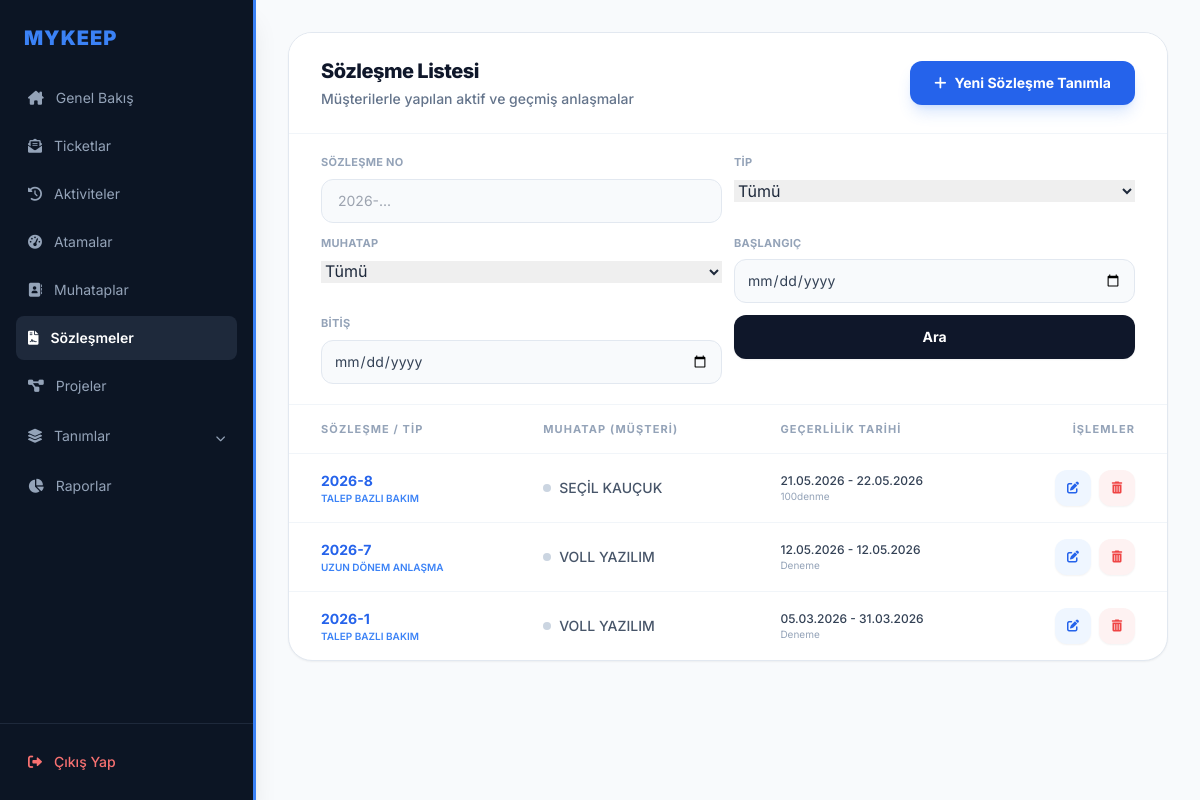
Screenshot of /sozlesmeler/ (signed in) with the database file from the repository.
### sozlesme/models.py (models this page shows, shortened)
class sozlesmeler(models.Model):
    sozlesmeno = models.CharField(max_length=50, unique=True, null=False, blank=False, default="2026-")
    tip = models.ForeignKey("sozlesmetip", to_field="tanim", on_delete=models.CASCADE,null=True)
    tanim = models.CharField(max_length=200, null=False, blank=False)
    muhatap = models.ForeignKey("muhatap.muhatap", to_field="unvan", on_delete=models.CASCADE)
    baslangic_tarihi = models.DateTimeField(blank=True, null=True)
    bitis_tarihi = models.DateTimeField(blank=True, null=True)
    aciklama = models.TextField(blank=True, null=True)

class sozlesmetip(models.Model):
    tanim = models.CharField(max_length=100,unique=True)
    def __str__(self):
        return self.tanim

### muhatap/models.py (models this page shows, shortened)
class muhatap(models.Model):
    unvan = models.CharField(max_length=100,unique=True)
    vkn = models.CharField(max_length=11)
    adres = models.TextField()
    telefon =models.CharField(max_length=10, null=True)
    grupkod = models.ForeignKey("hesapgrubu", to_field="grupkod", on_delete=models.CASCADE ,null=True)
    slug = models.SlugField(max_length=100,unique=True,null=True)
    aktif = models.BooleanField(default=False,null=True)

### sozlesme/views.py (the view, shortened to what this page needs)
# urls.py: path('sozlesmeler/', sozlesme_views.sozlesme_listesi, name='sozlesme_listesi'),
def sozlesme_listesi(request):
    veriler = sozlesmeler.objects.select_related("tip", "muhatap").all().order_by('-baslangic_tarihi')
    if hasattr(request.user, 'userprofile'):
        profile = request.user.userprofile
        if profile.role == 'Firma' and profile.muhatap_firma:
            veriler = veriler.filter(muhatap=profile.muhatap_firma)
        elif profile.role == 'Danisman':
            veriler = veriler.none() # Danışmanlar sözleşmeleri göremez
    arama = request.GET.get("arama", "").strip()
    sozlesme_no = request.GET.get("sozlesme_no", "").strip()
    tip = request.GET.get("tip", "").strip()
    muhatap = request.GET.get("muhatap", "").strip()
    baslangic = request.GET.get("baslangic", "").strip()
    bitis = request.GET.get("bitis", "").strip()
    if sozlesme_no:
        veriler = veriler.filter(sozlesmeno__icontains=sozlesme_no)
    if tip:
        veriler = veriler.filter(tip_id=tip)
    if muhatap:
        veriler = veriler.filter(muhatap_id=muhatap)
    if baslangic:
        veriler = veriler.filter(baslangic_tarihi__date__gte=baslangic)
    if bitis:
        veriler = veriler.filter(bitis_tarihi__date__lte=bitis)
    return render(request, 'sozlesme_listesi.html', {
        'sozlesmeler': veriler,
        'arama': arama,
        'sozlesme_no': sozlesme_no,
        'secili_tip': tip,
        'secili_muhatap': muhatap,
        'baslangic': baslangic,
        'bitis': bitis,
        'sozlesme_tipleri': sozlesmeler._meta.get_field("tip").remote_field.model.objects.order_by("tanim"),
        'muhataplar': sozlesmeler._meta.get_field("muhatap").remote_field.model.objects.order_by("unvan"),
    })

### templates/sozlesme_listesi.html (shortened to what this page needs)
{% extends 'base.html' %}
{% block content %}
<div class="bg-white border border-slate-200 rounded-3xl shadow-sm overflow-hidden">
    <div class="px-8 py-6 border-b border-slate-100 flex justify-between items-center bg-white">
        <div>
            <h2 class="text-xl font-extrabold text-slate-900 tracking-tight">Sözleşme Listesi</h2>
            <p class="text-sm text-slate-500 font-medium mt-1">Müşterilerle yapılan aktif ve geçmiş anlaşmalar</p>
        </div>
        <a href="{% url 'sozlesme_ekle' %}" class="bg-blue-600 hover:bg-blue-700 text-white text-sm font-bold py-3 px-6 rounded-xl transition shadow-lg shadow-blue-500/20 inline-flex items-center active:scale-95">
            <i class="fa-solid fa-plus mr-2"></i>Yeni Sözleşme Tanımla
        </a>
    </div>
    <form method="get" class="px-8 py-5 border-b border-slate-100 bg-white">
        <div class="grid grid-cols-1 gap-3 md:grid-cols-2 xl:grid-cols-[1fr_1fr_1fr_160px_160px_auto_auto] xl:items-end">
            <div>
                <label class="mb-2 block text-[11px] font-bold uppercase tracking-wide text-slate-400">Sözleşme No</label>
                <input type="search" name="sozlesme_no" value="{{ sozlesme_no }}" placeholder="2026-..." class="w-full h-11 rounded-xl border border-slate-200 bg-slate-50 px-4 text-sm text-slate-700 outline-none transition focus:border-blue-500 focus:bg-white focus:ring-4 focus:ring-blue-500/10">
            </div>
            <div>
                <label class="mb-2 block text-[11px] font-bold uppercase tracking-wide text-slate-400">Tip</label>
                <select name="tip" class="w-full">
                    <option value="">Tümü</option>
                </select>
            </div>
            <div>
                <label class="mb-2 block text-[11px] font-bold uppercase tracking-wide text-slate-400">Muhatap</label>
                <select name="muhatap" class="w-full">
                    <option value="">Tümü</option>
                </select>
            </div>
            <div>
                <label class="mb-2 block text-[11px] font-bold uppercase tracking-wide text-slate-400">Başlangıç</label>
                <input type="date" name="baslangic" value="{{ baslangic }}" class="w-full h-11 rounded-xl border border-slate-200 bg-slate-50 px-3 text-sm text-slate-700 outline-none transition focus:border-blue-500 focus:bg-white focus:ring-4 focus:ring-blue-500/10">
            </div>
            <div>
                <label class="mb-2 block text-[11px] font-bold uppercase tracking-wide text-slate-400">Bitiş</label>
                <input type="date" name="bitis" value="{{ bitis }}" class="w-full h-11 rounded-xl border border-slate-200 bg-slate-50 px-3 text-sm text-slate-700 outline-none transition focus:border-blue-500 focus:bg-white focus:ring-4 focus:ring-blue-500/10">
            </div>
            <button type="submit" class="h-11 rounded-xl bg-slate-900 px-5 text-sm font-bold text-white shadow-sm transition hover:bg-slate-700">Ara</button>
        </div>
    </form>
    <div class="overflow-x-auto">
        <table class="w-full text-left border-collapse">
            <thead>
                <tr class="text-[11px] uppercase tracking-widest text-slate-400 font-bold border-b border-slate-100 bg-slate-50/10">
                    <th class="px-8 py-4">Sözleşme / Tip</th>
                    <th class="px-8 py-4">Muhatap (Müşteri)</th>
                    <th class="px-8 py-4">Geçerlilik Tarihi</th>
                    <th class="px-8 py-4 text-right">İşlemler</th>
                </tr>
            </thead>
            <tbody class="divide-y divide-slate-100">
                {% for s in sozlesmeler %}
                <tr class="hover:bg-slate-50/50 transition group">
                    <td class="px-8 py-4">
                        <div class="flex flex-col">
                            <a href="{% url 'sozlesme_duzenle' s.pk %}" class="text-sm font-bold text-blue-600 hover:text-blue-800 hover:underline">{{ s.sozlesmeno }}</a>
                            <span class="text-[10px] font-semibold text-blue-500 uppercase">{{ s.tip|default:"Genel" }}</span>
                        </div>
                    </td>
                    <td class="px-8 py-4">
                        <div class="flex items-center space-x-2">
                            <div class="w-2 h-2 rounded-full bg-slate-300"></div>
                            <a href="{% url 'muhatap_duzenle' s.muhatap.pk %}" class="text-sm font-medium text-slate-600 hover:text-blue-700 hover:underline">{{ s.muhatap.unvan }}</a>
                        </div>
                    </td>
                    <td class="px-8 py-4">
                        <div class="flex flex-col">
                            <span class="text-xs text-slate-700 font-medium">
                                {{ s.baslangic_tarihi|date:"d.m.Y" }} - {{ s.bitis_tarihi|date:"d.m.Y" }}
                            </span>
                            <span class="text-[10px] text-slate-400">{{ s.tanim|truncatechars:30 }}</span>
                        </div>
                    </td>
                    <td class="px-8 py-4 text-right">
                        <div class="flex items-center justify-end space-x-2">
                            <a href="{% url 'sozlesme_duzenle' s.pk %}" class="w-9 h-9 rounded-xl bg-blue-50 text-blue-600 hover:bg-blue-600 hover:text-white flex items-center justify-center transition-all shadow-sm">
                                <i class="fa-solid fa-pen-to-square text-xs"></i>
                            </a>
                            <a href="{% url 'sozlesme_sil' s.pk %}" onclick="return confirm('Bu sözleşmeyi silmek istediğine emin misin?')" class="w-9 h-9 rounded-xl bg-red-50 text-red-500 hover:bg-red-500 hover:text-white flex items-center justify-center transition-all shadow-sm">
                                <i class="fa-solid fa-trash-can text-xs"></i>
                            </a>
                        </div>
                    </td>
                </tr>
                {% empty %}
                <tr>
                    <td colspan="4" class="px-8 py-16 text-center text-slate-400 italic text-sm">Sisteme henüz hiç sözleşme girişi yapılmamış.</td>
                </tr>
                {% endfor %}
            </tbody>
        </table>
    </div>
</div>
{% endblock %}

### templates/base.html (style rules this page uses)
* { scrollbar-width: thin; scrollbar-color: #cbd5e1 transparent; }
body { font-family: 'Inter', sans-serif; }

### rows the page displays
sozlesmeler: sozlesmeno "2026-8", tip "TALEP BAZLI BAKIM", muhatap.unvan "SEÇİL KAUÇUK", baslangic_tarihi "21.05.2026", bitis_tarihi "22.05.2026", tanim "100denme"
sozlesmeler: sozlesmeno "2026-7", tip "UZUN DÖNEM ANLAŞMA", muhatap.unvan "VOLL YAZILIM", baslangic_tarihi "12.05.2026", bitis_tarihi "12.05.2026", tanim "Deneme"
sozlesmeler: sozlesmeno "2026-1", tip "TALEP BAZLI BAKIM", muhatap.unvan "VOLL YAZILIM", baslangic_tarihi "05.03.2026", bitis_tarihi "31.03.2026", tanim "Deneme"
